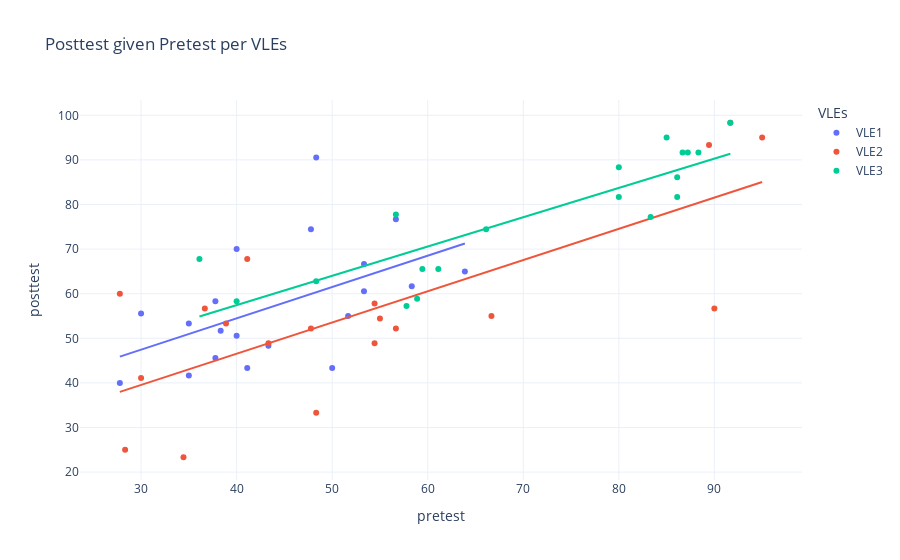

This figure's notebook cell:
### Markdown cell above
## Estimated Posttest given Pretest per VLEs

### Code cell
express.scatter(df, x = 'pretest', y = 'posttest', color = 'VLEs', trendline = 'ols',
    title = 'Posttest given Pretest per VLEs', labels = {
        'pretest':'pretest','posttest':'posttest'})

# fig = express.scatter(df, x = 'pretest', y = 'posttest', color = 'VLEs', trendline = 'ols',
#                  title = 'Posttest given Pretest per VLEs', labels = {
#                      'pretest':'pretest','posttest':'posttest'})
#fig.write_html('scatterPOSTPRE60.html', auto_open=True)
#fig.write_image("scatterPOSTPRE60.png")

### Figure 1 — Plotly figure (JSON) as saved in the notebook; plotly's stock layout.template omitted (floating-point values rounded to 4 significant figures)
{"data": [{"hovertemplate": "VLEs=VLE1<br>pretest=%{x}<br>posttest=%{y}<extra></extra>", "legendgroup": "VLE1", "marker": {"color": "#636efa", "symbol": "circle"}, "mode": "markers", "name": "VLE1", "orientation": "v", "showlegend": true, "type": "scatter", "x": [43.33, 48.33, 51.67, 50, 38.33, 40, 63.89, 56.67, 35, 40, 58.33, 30, 41.11, 37.78, 35, 53.33, 53.33, 47.78, 27.78, 37.78], "xaxis": "x", "y": [48.33, 90.56, 55, 43.33, 51.67, 50.56, 65, 76.67, 41.67, 70, 61.67, 55.56, 43.33, 45.56, 53.33, 60.56, 66.67, 74.44, 40, 58.33], "yaxis": "y"}, {"hovertemplate": "<b>OLS trendline</b><br>posttest = 0.702506 * pretest + 26.3701<br>R<sup>2</sup>=0.268385<br><br>VLEs=VLE1<br>pretest=%{x}<br>posttest=%{y} <b>(trend)</b><extra></extra>", "legendgroup": "VLE1", "marker": {"color": "#636efa", "symbol": "circle"}, "mode": "lines", "name": "VLE1", "showlegend": false, "type": "scatter", "x": [27.78, 30, 35, 35, 37.78, 37.78, 38.33, 40, 40, 41.11, 43.33, 47.78, 48.33, 50, 51.67, 53.33, 53.33, 56.67, 58.33, 63.89], "xaxis": "x", "y": [45.89, 47.45, 50.96, 50.96, 52.91, 52.91, 53.3, 54.47, 54.47, 55.25, 56.81, 59.94, 60.32, 61.5, 62.67, 63.83, 63.83, 66.18, 67.35, 71.25], "yaxis": "y"}, {"hovertemplate": "VLEs=VLE2<br>pretest=%{x}<br>posttest=%{y}<extra></extra>", "legendgroup": "VLE2", "marker": {"color": "#EF553B", "symbol": "circle"}, "mode": "markers", "name": "VLE2", "orientation": "v", "showlegend": true, "type": "scatter", "x": [34.44, 90, 27.78, 47.78, 30, 89.44, 54.44, 95, 66.67, 36.67, 56.67, 38.89, 43.33, 41.11, 91.67, 28.33, 54.44, 55, 48.33], "xaxis": "x", "y": [23.33, 56.67, 60, 52.22, 41.11, 93.33, 57.78, 95, 55, 56.67, 52.22, 53.33, 48.89, 67.78, 98.33, 25, 48.89, 54.44, 33.33], "yaxis": "y"}, {"hovertemplate": "<b>OLS trendline</b><br>posttest = 0.700089 * pretest + 18.5387<br>R<sup>2</sup>=0.568389<br><br>VLEs=VLE2<br>pretest=%{x}<br>posttest=%{y} <b>(trend)</b><extra></extra>", "legendgroup": "VLE2", "marker": {"color": "#EF553B", "symbol": "circle"}, "mode": "lines", "name": "VLE2", "showlegend": false, "type": "scatter", "x": [27.78, 28.33, 30, 34.44, 36.67, 38.89, 41.11, 43.33, 47.78, 48.33, 54.44, 54.44, 55, 56.67, 66.67, 89.44, 90, 91.67, 95], "xaxis": "x", "y": [37.99, 38.37, 39.54, 42.65, 44.21, 45.77, 47.32, 48.87, 51.99, 52.37, 56.65, 56.65, 57.04, 58.21, 65.21, 81.15, 81.55, 82.72, 85.05], "yaxis": "y"}, {"hovertemplate": "VLEs=VLE3<br>pretest=%{x}<br>posttest=%{y}<extra></extra>", "legendgroup": "VLE3", "marker": {"color": "#00cc96", "symbol": "circle"}, "mode": "markers", "name": "VLE3", "orientation": "v", "showlegend": true, "type": "scatter", "x": [88.33, 91.67, 86.11, 80, 86.11, 36.11, 57.78, 83.33, 86.67, 80, 85, 59.44, 48.33, 66.11, 56.67, 40, 87.22, 61.11, 58.89], "xaxis": "x", "y": [91.67, 98.33, 86.11, 88.33, 81.67, 67.78, 57.22, 77.22, 91.67, 81.67, 95, 65.56, 62.78, 74.44, 77.78, 58.33, 91.67, 65.56, 58.89], "yaxis": "y"}, {"hovertemplate": "<b>OLS trendline</b><br>posttest = 0.656727 * pretest + 31.179<br>R<sup>2</sup>=0.741373<br><br>VLEs=VLE3<br>pretest=%{x}<br>posttest=%{y} <b>(trend)</b><extra></extra>", "legendgroup": "VLE3", "marker": {"color": "#00cc96", "symbol": "circle"}, "mode": "lines", "name": "VLE3", "showlegend": false, "type": "scatter", "x": [36.11, 40, 48.33, 56.67, 57.78, 58.89, 59.44, 61.11, 66.11, 80, 80, 83.33, 85, 86.11, 86.11, 86.67, 87.22, 88.33, 91.67], "xaxis": "x", "y": [54.89, 57.45, 62.92, 68.4, 69.12, 69.85, 70.21, 71.31, 74.6, 83.72, 83.72, 85.9, 87.0, 87.73, 87.73, 88.1, 88.46, 89.19, 91.38], "yaxis": "y"}], "layout": {"legend": {"title": {"text": "VLEs"}, "tracegroupgap": 0}, "title": {"text": "Posttest given Pretest per VLEs"}, "xaxis": {"anchor": "y", "domain": [0, 1], "title": {"text": "pretest"}}, "yaxis": {"anchor": "x", "domain": [0, 1], "title": {"text": "posttest"}}}}
